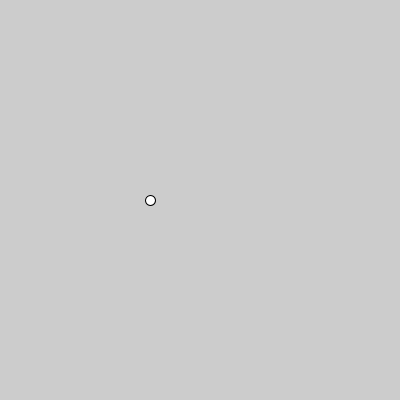
Frame 1 (no input)
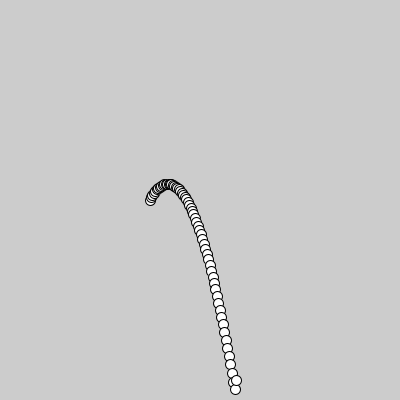
Frame 60 (the mouse pressed at the canvas centre just before this capture)
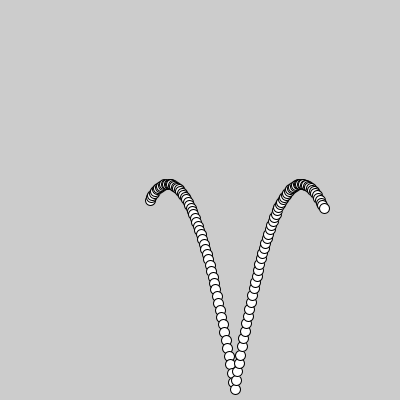
Frame 120 (the mouse held since frame 60 and released just before this capture)

The Processing sketch that drew these frames (run headless with seeded random() and noise(); from frame 60 on, the mouse is pressed at the canvas centre):

// Processing sketch: first_sketch
// ── first_sketch.pde
int number_of_ball_objects = 1;

// Declaring an array of ball objects to exist
// The size of the list is variable as set at the top of the file
Ball[] ball_list = new Ball[number_of_ball_objects];

// The setup method runs once at the beginning of the run cycle
void setup() {
  // The size method creates a window that x pixels wide and y pixels tall
  size(400, 400);

  //Loop as many times as we have number of ball objects
  for (int i = 0; i < number_of_ball_objects; i++) {
    // Instantiate the entire list of ball objects
    ball_list[i] = new Ball(150, 200);
  }
}


// The draw method will run once each "frame". It continues to run until we stop the program.
void draw() {
  // The background method will reset the screen to a chosen color at the beginning of each frame.
  // A single number color is something on the greyscale with 0 = black, 255 = white
  //background(0);
  
  // Again looping through each ball object
  for (int i = 0; i < number_of_ball_objects; i++) {
    // Tell each ball to execute it's run method
    ball_list[i].run();
  }
  
}

// ── Ball.pde
// A class is that is the blueprint for what it means to be a Ball object
class Ball {

  // These properties can be different for each individual Ball
  float x;
  float y;
  float w = 10;
  float h = 10;
  float x_speed;
  float y_speed;
  float x_acceleration;
  float y_acceleration;

  // The constructor method in Processing is always the name of the class
  // The constructor runs once when an object is created
  Ball(float _x, float _y) {
    // Setting the initial values for each Ball as it is created
    x = _x;
    y = _y;
    x_speed = random(-5, 5);
    y_speed = random(-5, 5);
    x_acceleration = 0;
    y_acceleration = 0.2;
  }

  // This function is the bounce function for all four sides
  float[] prebounce(float variable, float height_or_width, float speed, float h_or_w, float acceleration) {
    float percent_of_frame_before_bottom;
    // if acceleration is 0, solves the equation x = v0t for t
    if (acceleration == 0) {
      percent_of_frame_before_bottom = (height_or_width - (variable + h_or_w/2))/speed;
      //print(percent_of_speed_before_bottom, " ");
      // if acceleration is not 0, solves the equation x = v0t  + 0.5at^2 for t using the quadratic formula
    } else {
      percent_of_frame_before_bottom = ((-1 * speed) + sqrt(pow(speed, 2) + (2*acceleration*abs((height_or_width - (variable + h_or_w/2))))))/(acceleration);
    }
    speed += acceleration * percent_of_frame_before_bottom; //adds the portion of acceleration before the bounce
    speed = -1 * speed; // flips the speed
    float speed_right_after_bounce = speed;
    speed += (1 - percent_of_frame_before_bottom) * acceleration; // adds the rest of the acceleration
    // changes the position by solving for y in y = v0t + 0.5at^2 with using t = 1 - p (the percent of the frame after the bounce)
    variable = height_or_width - h_or_w/2 + ((1 - percent_of_frame_before_bottom)*speed_right_after_bounce) + (0.5*acceleration*pow(1 - percent_of_frame_before_bottom, 2));   
    float[] returns = {speed, variable};
    return returns;
  }

  // The run method will execute all other methods that need to run once per frame
  void run() {
    draw_self();
    move();

    if (y + h/2 + y_speed >= height) {
      float[] attrs_array = prebounce(y, height, y_speed, h, y_acceleration);
      y_speed = attrs_array[0];
      y = attrs_array[1];
      //y_speed = -1 * y_speed;
    } else if (x + w/2 + x_speed >= width) {
      //bounce();
      float[] attrs_array = prebounce(x, width, x_speed, w, x_acceleration);
      x_speed = attrs_array[0];
      x = attrs_array[1];
    } else if (y - h/2 + y_speed <= 0) {
      float[] attrs_array = prebounce(y, 0, y_speed, -h, y_acceleration);
      y_speed = attrs_array[0];
      y = attrs_array[1];
      y_speed = -1 * y_speed;
    } else if (x - w/2 + x_speed <= 0) {
      //bounce();
      float[] attrs_array = prebounce(x, 0, x_speed, -w, x_acceleration);
      x_speed = attrs_array[0];
      x = attrs_array[1];
      //x_speed = -1 * x_speed;
    } else {
      accelerate();
    }
  }

  // Actually draw the circle on the screen
  void draw_self() {
    ellipse(x, y, w, h);
  }

  // Change the position variables based on speed
  void move() {
    x += x_speed;
    y += y_speed;
  }

  // Change the speed variables based on acceleration
  void accelerate() {
    x_speed += x_acceleration;
    y_speed += y_acceleration;
  }

  // I don't actually use the bounce function, but I kept it just in case I need it again
  // Check if the ball is off screen. If so, then send the ball in the opposite direction
  void bounce() {
    // Too far to the right
    if (x + w/2 >= width) {
      // Using absolute value to force x speed to be negative
      x_speed = -1*abs(x_speed);
      // Forcing the ball back onto the screen since it has gone slightly right of the screen
      x = width - (h/2);
    }
    // Too far to the left
    if (x - w/2 <= 0) {
      // Using absolute value to force x speed to be positive
      x_speed = abs(x_speed);
      // Forcing the ball back onto the screen since it has gone slightly left of the screen
      x = h/2;
    }
    // Below the bottom of the screen
    if (y + h/2 >= height) {


      // Using absolute value to force y speed to be negative
      y_speed = -1*abs(y_speed);

      // Forcing the ball back onto the screen since it has gone slightly past the bottom
      y = height - (h/2);
    }
    // Above the top of the screen
    if (y - h/2 <= 0) {
      // Using absolute value to force y speed to be positive
      y_speed = abs(y_speed);
      // Forcing the ball back onto the screen since it has gone slightly above the top
      y = h/2;
    }
  }
}

// if the ball has will reach the end of the screen in the next round, 
// 
